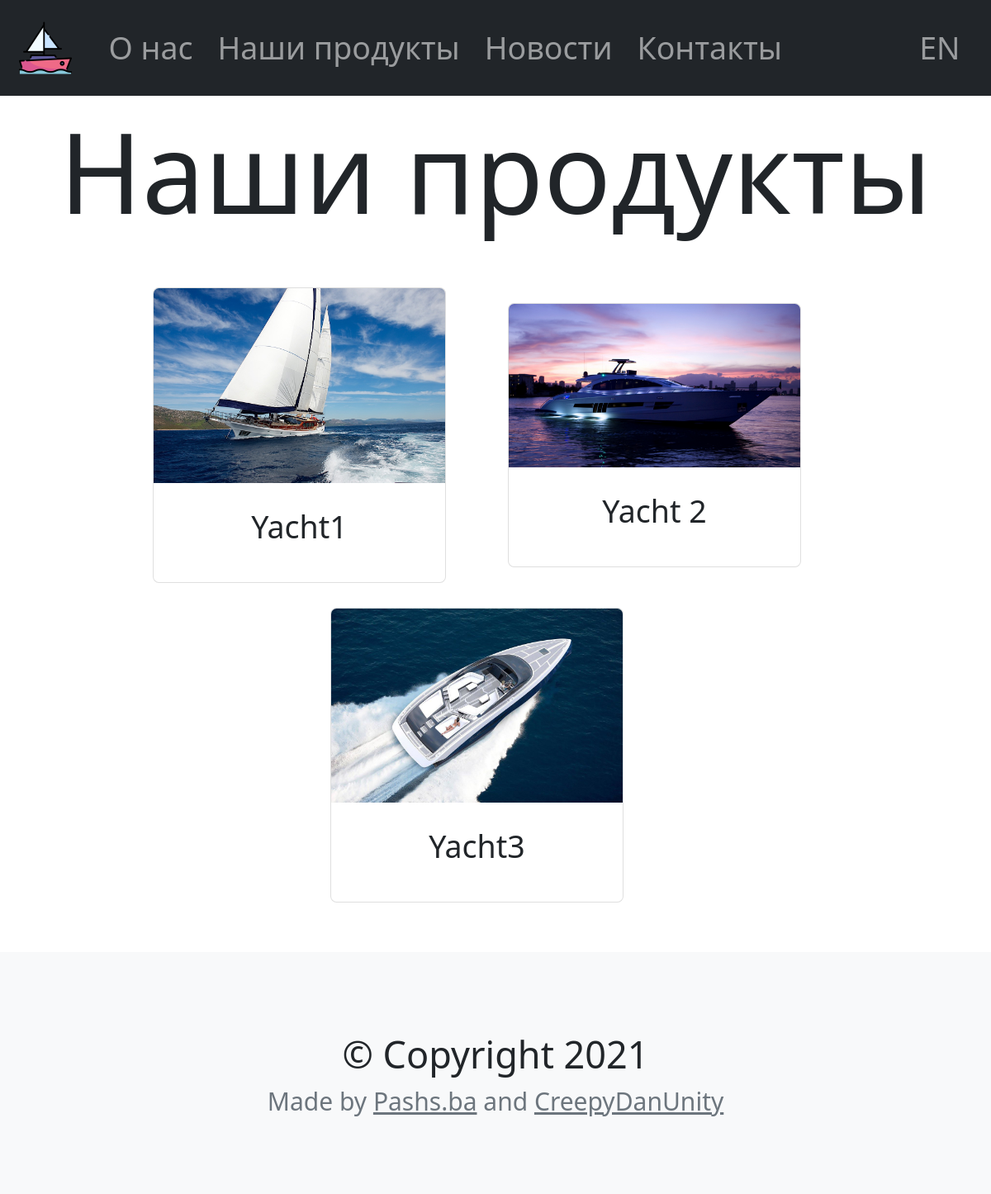
Before: /products/ with the older database file.
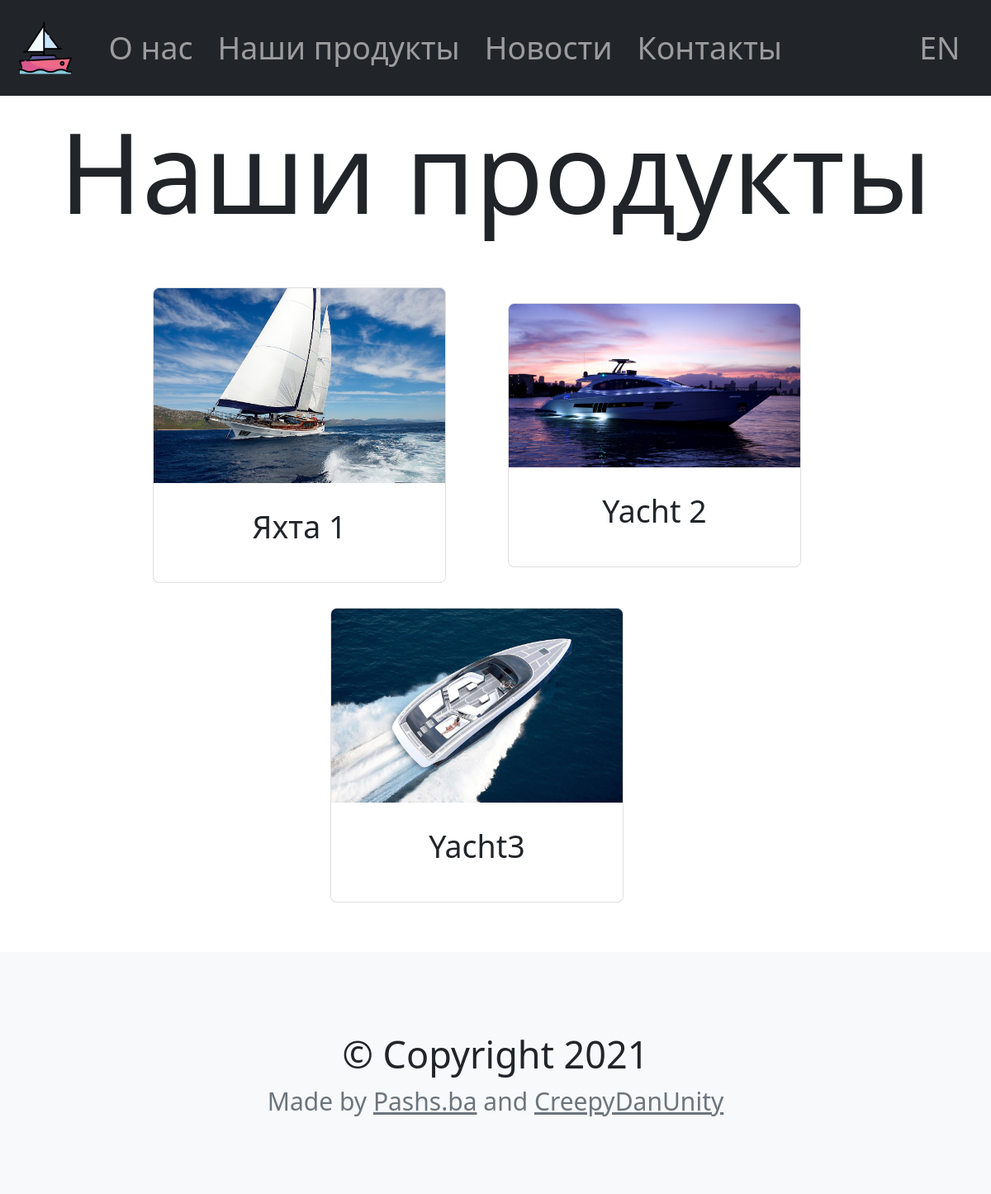
After: the same page with the newer database file.
### products/models.py (models this page shows, shortened)
class Product(models.Model):
    name = models.CharField(max_length=1024)
    en_name = models.CharField(max_length=1024, null=True)
    description = models.TextField(null=True)
    en_description = models.TextField(null=True)
    images_list = models.JSONField()
    into_photos = models.JSONField(null=True)
    length = models.FloatField(null=True)
    width = models.FloatField(null=True)
    displacement = models.FloatField(null=True)
    passengers = models.IntegerField(null=True)
    max_load = models.FloatField(null=True)
    spec = models.FileField(null=True)
    en_spec = models.FileField(null=True)

### products/views.py (the view)
# urls.py: path('', all_products_page, name='all_products'),
def all_products_page(request):
    products = Product.objects.all()
    for i in products:
        print(i.images_list)
    return render(request, 'all_products.html', {
        'products': Product.objects.all()
    })

### products/templates/all_products.html
{% extends 'base.html' %}
{% load static %}
{% block current_page %}
    {% url 'en_all_products' %}
{% endblock %}
{% block main %}
    <h2 class="display-2 text-center" style="margin-top: 10px">Наши продукты</h2>
    <div class="row my-4 d-flex justify-content-center align-items-center mw-100">
        {% for product in products %}
        <div class="col-xl-4 mx-2 my-2 text-center">
            <div class="card h-100" >
              <a href="{% url 'product' product.pk%}">
                  <img class="card-img-top" src="{% static product.images_list.0 %}" alt="Card image cap">
              </a>
              <div class="card-body">
                <h5 class="card-title">{{ product.name }}</h5>
              </div>
            </div>
        </div>
        {% endfor %}
    </div>
{% endblock %}

### templates/base.html (shortened to what this page needs)
{% load static %}
<html lang="en">
  <head>
      <link href="https://cdn.jsdelivr.net/npm/bootstrap@5.1.3/dist/css/bootstrap.min.css" rel="stylesheet">
        <link rel="stylesheet" href="https://cdn.jsdelivr.net/npm/bootstrap-icons@1.4.1/font/bootstrap-icons.css">
  </head>
  <body>
<header class="site-header sticky-top">
<nav class="navbar navbar-expand-lg navbar-dark bg-dark">
    <div class="container-fluid">
  <a class="navbar-brand" href="{% url 'homepage' %}"><IMG src="{% static 'main/img/boat.png' %}" height="64" width="64"></a>
  <div class="collapse navbar-collapse" id="navbarSupportedContent">
    <ul class="navbar-nav me-auto mb-2 mb-lg-0">
        <li class="nav-item">
            <a class="nav-link fs-5" href="{% url 'homepage' %}#about">О нас</a>
        </li>
        <li class="nav-item">
            <a class="nav-link fs-5" href="{% url 'all_products' %}#about">Наши продукты</a>
        </li>
        <li class="nav-item">
            <a class="nav-link fs-5" href="{% url 'all_news' %}#">Новости</a>
        </li>
      <li class="nav-item">
        <a class="nav-link fs-5" href="{% url 'homepage' %}#contacts">Контакты</a>
      </li>
    </ul>
            <ul class="navbar-nav">
                <li class="nav-item ">
                    <a class="nav-link fs-5" href="{% block current_page %}{% endblock %}">EN</a>
                </li>
            </ul>
  </div>
</div>
</nav>
</header>
<main class="">
  {% block main %}
  {% endblock %}
</main>
<footer class="container-fluid py-5 bg-light">
    <div class="row d-flex justify-content-center">
        <div class="col text-center fs-4">
            &copy Copyright 2021
        </div>
    </div>
    <div class="row d-flex justify-content-center">
        <div class="col text-center text-secondary">
            Made by <a href="https://github.com/Pashs-ba" class="text-secondary">Pashs.ba</a>
            and <a href="https://github.com/creepydanunity" class="text-secondary">CreepyDanUnity</a>
        </div>
    </div>
</footer>
  </body>
</html>

### templates/base.html (style rules this page uses)
@media (max-width: 1200px) { * { font-size: 30px; } }

Changed rows visible on the page:
changed Product: name "Yacht1" → "Яхта 1"
